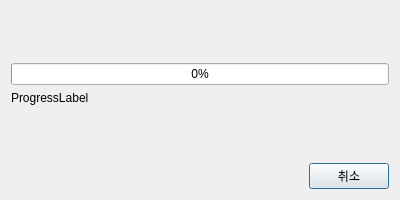
<?xml version="1.0" encoding="UTF-8"?>
<ui version="4.0">
 <class>Dialog</class>
 <widget class="QDialog" name="Dialog">
  <property name="windowModality">
   <enum>Qt::WindowModal</enum>
  </property>
  <property name="geometry">
   <rect>
    <x>0</x>
    <y>0</y>
    <width>400</width>
    <height>200</height>
   </rect>
  </property>
  <property name="windowTitle">
   <string>AI 학습 중...</string>
  </property>
  <layout class="QVBoxLayout" name="verticalLayout" stretch="1,0,0,1,0">
   <item>
    <spacer name="verticalSpacer">
     <property name="orientation">
      <enum>Qt::Vertical</enum>
     </property>
     <property name="sizeHint" stdset="0">
      <size>
       <width>20</width>
       <height>38</height>
      </size>
     </property>
    </spacer>
   </item>
   <item>
    <widget class="QProgressBar" name="progressBar">
     <property name="value">
      <number>0</number>
     </property>
    </widget>
   </item>
   <item>
    <widget class="QLabel" name="progressLabel">
     <property name="text">
      <string>ProgressLabel</string>
     </property>
    </widget>
   </item>
   <item>
    <spacer name="verticalSpacer_2">
     <property name="orientation">
      <enum>Qt::Vertical</enum>
     </property>
     <property name="sizeHint" stdset="0">
      <size>
       <width>20</width>
       <height>38</height>
      </size>
     </property>
    </spacer>
   </item>
   <item>
    <layout class="QHBoxLayout" name="horizontalLayout">
     <item>
      <spacer name="horizontalSpacer">
       <property name="orientation">
        <enum>Qt::Horizontal</enum>
       </property>
       <property name="sizeHint" stdset="0">
        <size>
         <width>40</width>
         <height>20</height>
        </size>
       </property>
      </spacer>
     </item>
     <item>
      <widget class="QPushButton" name="cancelButton">
       <property name="text">
        <string>취소</string>
       </property>
      </widget>
     </item>
    </layout>
   </item>
  </layout>
 </widget>
 <resources/>
 <connections/>
</ui>
